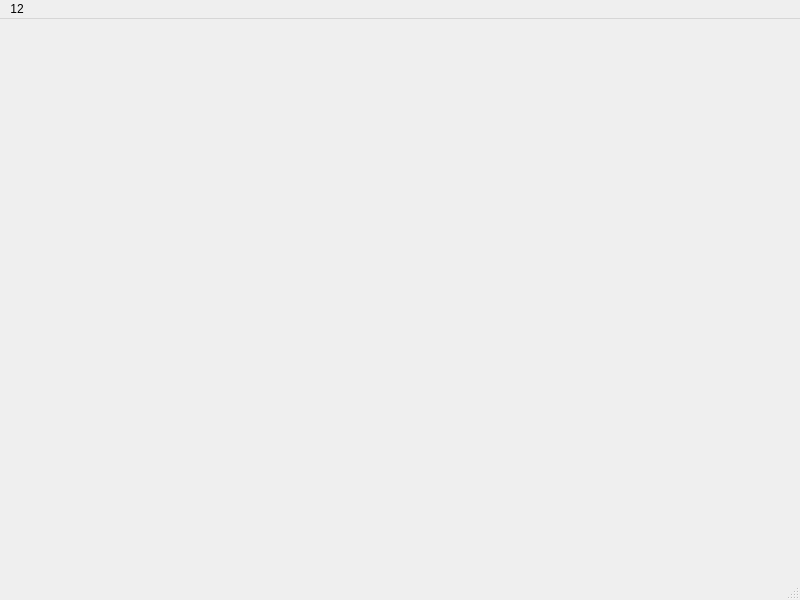
<?xml version="1.0" encoding="UTF-8"?>
<ui version="4.0">
 <class>MainWindow</class>
 <widget class="QMainWindow" name="MainWindow">
  <property name="geometry">
   <rect>
    <x>0</x>
    <y>0</y>
    <width>800</width>
    <height>600</height>
   </rect>
  </property>
  <property name="windowTitle">
   <string>MainWindow</string>
  </property>
  <widget class="QWidget" name="centralwidget"/>
  <widget class="QMenuBar" name="menubar">
   <property name="geometry">
    <rect>
     <x>0</x>
     <y>0</y>
     <width>800</width>
     <height>21</height>
    </rect>
   </property>
   <widget class="QMenu" name="menuContact">
    <property name="title">
     <string>12</string>
    </property>
   </widget>
   <addaction name="menuContact"/>
  </widget>
  <widget class="QStatusBar" name="statusbar"/>
 </widget>
 <resources/>
 <connections/>
</ui>
